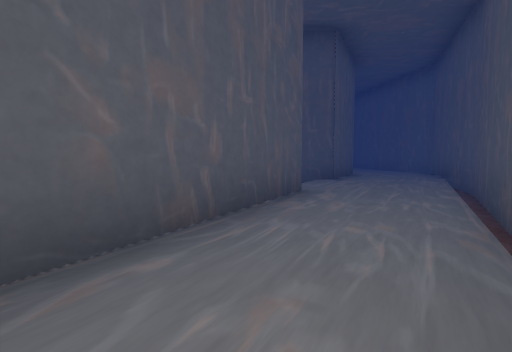
View 1 (above)

16 first-person views from a walk through a scene from a Unity 3-D project. The camera is 1.2 m above the floor, tilts 4° down and sees 85° across. The floor is counted in squares, 2 m on a side. Each view is taken from the middle of a square. On the plan, view 1 faces up. The plan holds only what a view shows up to about 9 squares ahead; the rest is blank. The place goes on beyond the plan.

View 2
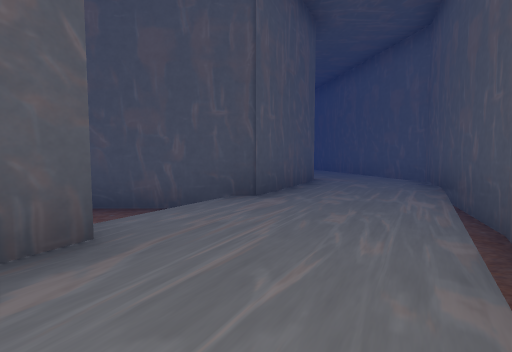

View 3
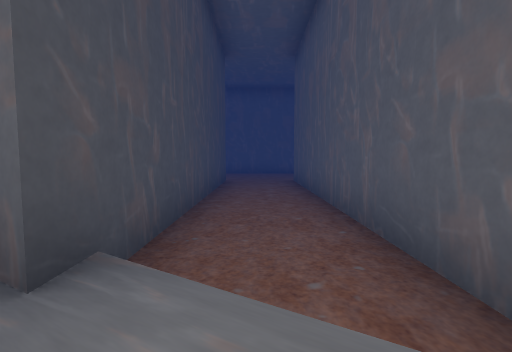

View 4
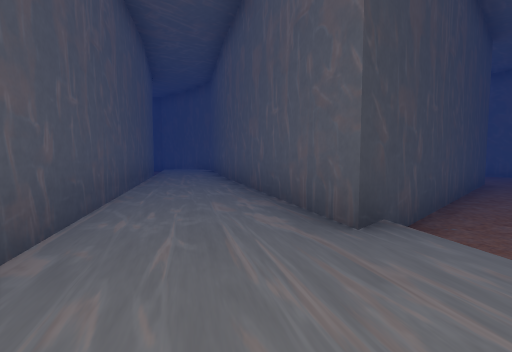

View 5
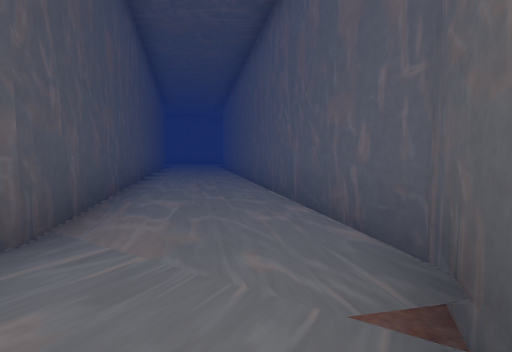

View 6
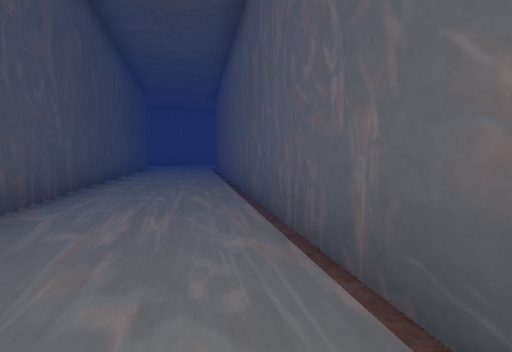

View 7
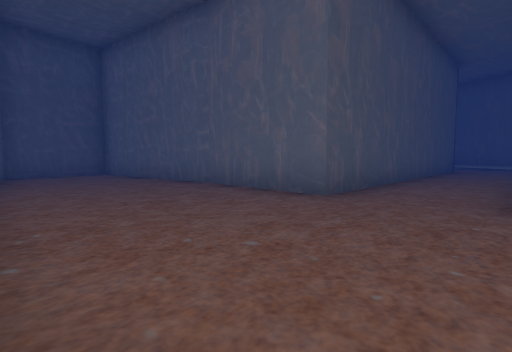

View 8
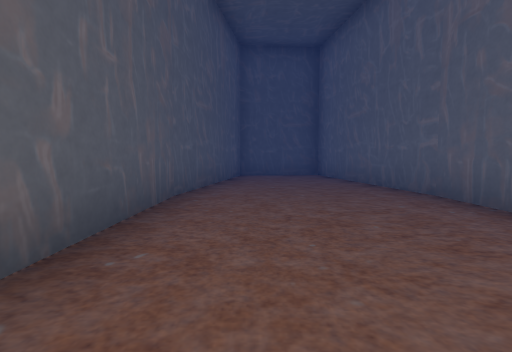

View 9
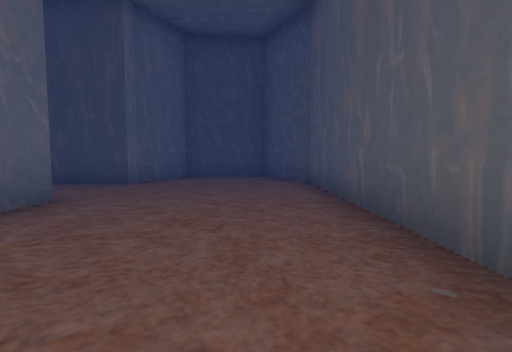

View 10
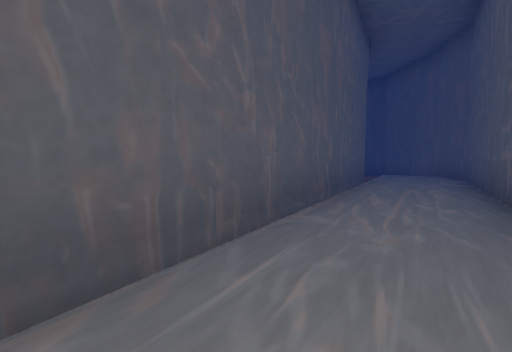

View 11
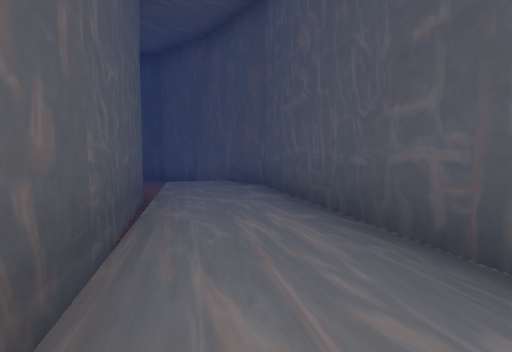

View 12
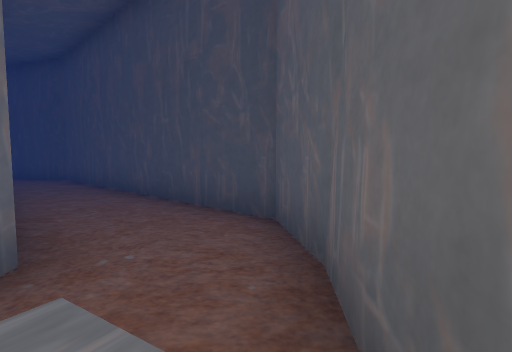

View 13
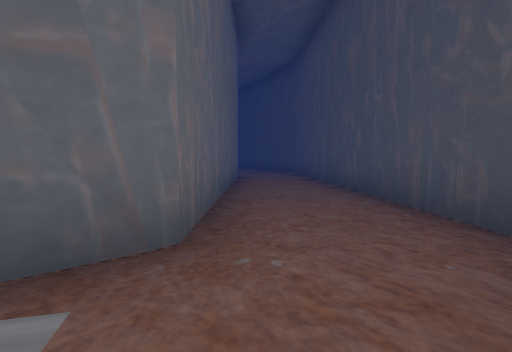

View 14
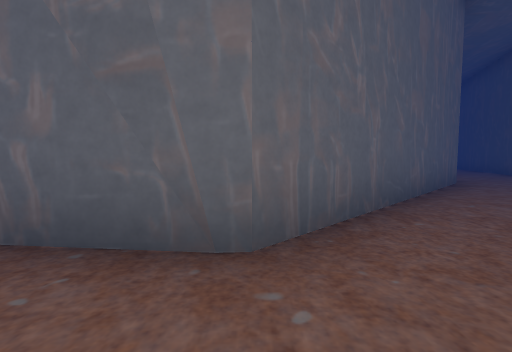

View 15
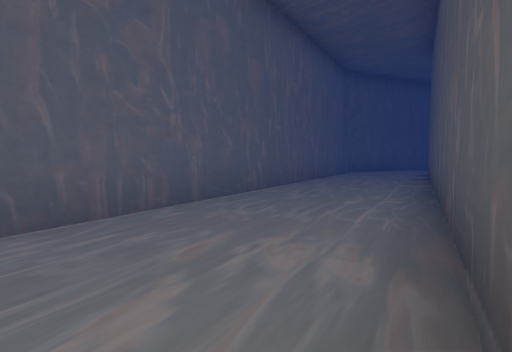

View 16
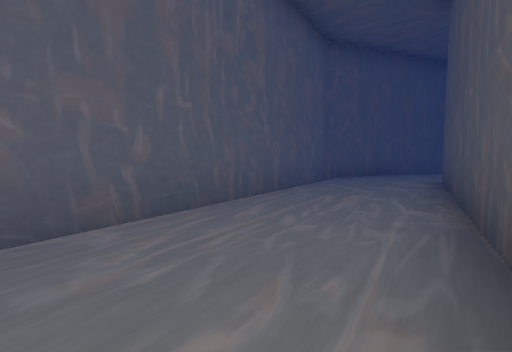

### Floor plan
Key: @ floor where view 1 was taken; # wall or solid block; . main floor; : floor 0.5 m higher than the main floor; / step, stairs or slope.
Columns run from 12 left of view 1 to 7 right of it. Each row starts with its distance up from view 1.
 20              :::##
 19              #::/#
 18              #::/#
 17              #:::#
 16              ##::##
 15  ####         #::/#
 14  #..##        #::/#
 13  #...#        #::/#
 12  #...#        ##::#
 11 ##...#         #::##
 10 #....#         #::/#
  9 #....#        ##::##
  8 #....##########:::#
  7 #.............:::##
  6 #............/:::#
  5 #....########/::##
  4 ##...#     ##::/#
  3  #.###     #::/##
  2  ###      ##::##
  1           #:::#
  0          ##:@##
 -1          #::##
 -2         ##::#
 -3         #::##
 -4        #:::#
 -5        #::##
 -6        #//#
 -7        #..##
 -8        #...##
 -9        ##...##
-10         ##...##
-11          ##...#
-12           ##....
-13             ##...
-14              ##...
-15                  #

Positions as (right, up) in squares from view 1, and headings:
1: (0, 0), facing up
2: (2, 3), facing up
3: (2, 6), facing left
4: (3, 6), facing down-left
5: (5, 8), facing up
6: (5, 11), facing up
7: (-11, 5), facing up-right
8: (-10, 6), facing up
9: (-10, 11), facing down
10: (1, 3), facing down
11: (0, 0), facing down-left
12: (-4, -5), facing down
13: (-4, -6), facing down-right
14: (-4, -7), facing right
15: (1, 20), facing down-right
16: (2, 17), facing down-right
